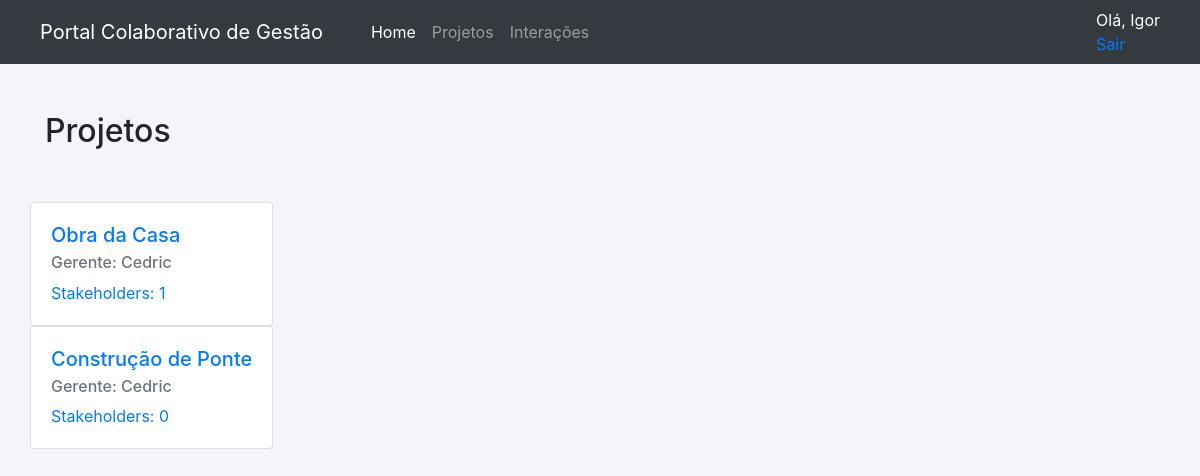
The page /projetos/ (signed in) on the database as committed earlier.
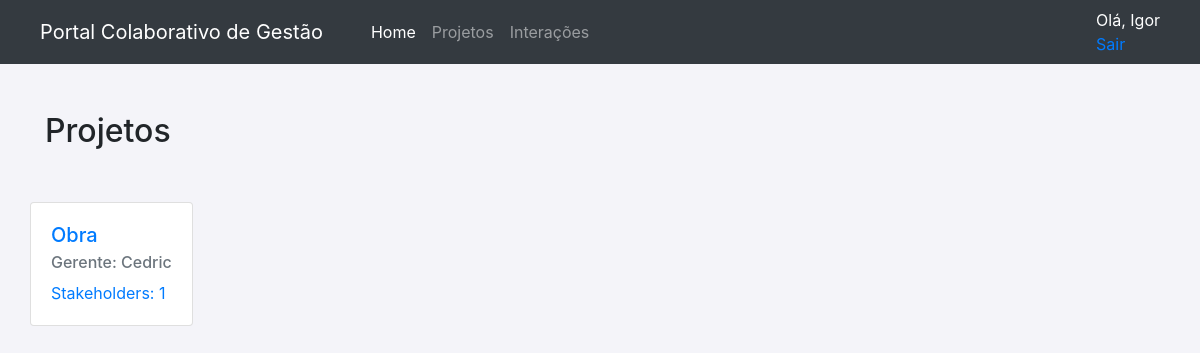
The same page on the database as committed later.
### portal/models.py (models this page shows, shortened)
class Projeto(models.Model):
    nome = models.CharField(max_length=255)
    descricao = models.TextField()
    data_inicio = models.DateField()
    data_fim = models.DateField(null=True, blank=True)
    gerente = models.ForeignKey(Gerente, on_delete=models.CASCADE)

class Usuario(models.Model):
    usuario = models.OneToOneField(User, on_delete=models.CASCADE)
    cpf = models.CharField(max_length=11, unique=True)
    nome = models.CharField(max_length=255, null=False)
    dt_nascimento = models.DateField()
    contato = models.CharField(max_length=255, null=True, blank=True)
    class Meta:
        abstract = True

class Gerente(Usuario):
    def __init__(self, *args: Any, **kwargs: Any) -> None:
        super().__init__(*args, **kwargs)

### portal/views.py (the view)
# urls.py: path('projetos/', views.ProjetosView.as_view(), name='lista_projetos'),
class ProjetosView(LoginRequiredMixin,ListView):
    template = 'projeto/lista_projetos.html'
    def get(self,request):
        try:
            usuario = Gerente.objects.get(usuario=self.request.user)
        except Gerente.DoesNotExist:
            usuario = Stakeholder.objects.get(usuario=self.request.user)
        projetos = Projeto.objects.all()
        return render(request, self.template, {'projetos': projetos, 'usuario':usuario})

### portal/templates/projeto/lista_projetos.html
{% extends "base.html" %}
{% load filter %}
{% block content %}
{% include  'components/lista_projetos_component.html' %}
{% endblock %}

### portal/templates/components/lista_projetos_component.html (shortened to what this page needs)
<div class="container py-5">
    <div class="d-flex justify-content-between align-items-center mb-4">
        <h2>Projetos</h2>
    </div>
    <div class="row">
        <div class="top-buffer">
        {% for projeto in projetos %}
            <a class="card project-card" href="{% url 'detalhes_projeto' projeto.pk %}">
                <div class="card-body">
                    <h5 class="card-title">{{projeto.nome}}</h5>
                    <h6 class="card-subtitle mb-2 text-muted">Gerente: {{projeto.gerente.nome}}</h6>
                    <p class="card-text">Stakeholders: {{projeto.stakeholders.count}} </p>
                </div>
            </a>
            {% endfor %}
        </div>
    </div>
</div>

Rows that differ between the two databases and show on the page:
removed Projeto: nome "Construção de Ponte", gerente.nome "Cedric", stakeholders.count "0"
changed Projeto "Cedric": nome "Obra da Casa" → "Obra"
